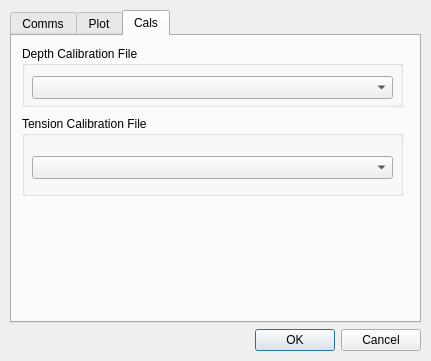
<?xml version="1.0" encoding="UTF-8"?>
<ui version="4.0">
 <class>Settings</class>
 <widget class="QWidget" name="Settings">
  <property name="geometry">
   <rect>
    <x>0</x>
    <y>0</y>
    <width>431</width>
    <height>361</height>
   </rect>
  </property>
  <property name="windowTitle">
   <string>Settings</string>
  </property>
  <widget class="QWidget" name="layoutWidget">
   <property name="geometry">
    <rect>
     <x>10</x>
     <y>10</y>
     <width>411</width>
     <height>341</height>
    </rect>
   </property>
   <layout class="QVBoxLayout" name="verticalLayout">
    <item>
     <widget class="QTabWidget" name="tabWidget">
      <property name="currentIndex">
       <number>2</number>
      </property>
      <widget class="QWidget" name="commTab">
       <attribute name="title">
        <string>Comms</string>
       </attribute>
       <widget class="QGroupBox" name="groupBox">
        <property name="geometry">
         <rect>
          <x>10</x>
          <y>10</y>
          <width>381</width>
          <height>101</height>
         </rect>
        </property>
        <property name="title">
         <string>Serial Port</string>
        </property>
        <widget class="QWidget" name="layoutWidget">
         <property name="geometry">
          <rect>
           <x>16</x>
           <y>30</y>
           <width>101</width>
           <height>51</height>
          </rect>
         </property>
         <layout class="QVBoxLayout" name="verticalLayout_2">
          <item>
           <widget class="QLabel" name="label">
            <property name="text">
             <string>Port</string>
            </property>
           </widget>
          </item>
          <item>
           <widget class="QLabel" name="label_2">
            <property name="text">
             <string>Baud Rate</string>
            </property>
           </widget>
          </item>
         </layout>
        </widget>
        <widget class="QWidget" name="layoutWidget">
         <property name="geometry">
          <rect>
           <x>130</x>
           <y>30</y>
           <width>231</width>
           <height>54</height>
          </rect>
         </property>
         <layout class="QVBoxLayout" name="verticalLayout_3">
          <item>
           <widget class="QComboBox" name="portComboBox"/>
          </item>
          <item>
           <widget class="QComboBox" name="bRateComboBox"/>
          </item>
         </layout>
        </widget>
       </widget>
      </widget>
      <widget class="QWidget" name="plotTab">
       <attribute name="title">
        <string>Plot</string>
       </attribute>
       <widget class="QGroupBox" name="groupBox_2">
        <property name="geometry">
         <rect>
          <x>10</x>
          <y>10</y>
          <width>381</width>
          <height>121</height>
         </rect>
        </property>
        <property name="title">
         <string>Scales</string>
        </property>
        <widget class="QWidget" name="layoutWidget">
         <property name="geometry">
          <rect>
           <x>10</x>
           <y>30</y>
           <width>350</width>
           <height>75</height>
          </rect>
         </property>
         <layout class="QGridLayout" name="gridLayout">
          <item row="0" column="4">
           <widget class="QDoubleSpinBox" name="maxLeftSpinBox">
            <property name="minimum">
             <double>-50.000000000000000</double>
            </property>
            <property name="maximum">
             <double>50.000000000000000</double>
            </property>
           </widget>
          </item>
          <item row="1" column="1">
           <widget class="QDoubleSpinBox" name="minRightSpinBox">
            <property name="maximum">
             <double>22000.000000000000000</double>
            </property>
           </widget>
          </item>
          <item row="0" column="0">
           <widget class="QLabel" name="label1">
            <property name="text">
             <string>Min Left</string>
            </property>
           </widget>
          </item>
          <item row="1" column="0">
           <widget class="QLabel" name="label2">
            <property name="text">
             <string>Min Right</string>
            </property>
           </widget>
          </item>
          <item row="0" column="1">
           <widget class="QDoubleSpinBox" name="minLeftSpinBox">
            <property name="minimum">
             <double>-50.000000000000000</double>
            </property>
            <property name="maximum">
             <double>50.000000000000000</double>
            </property>
           </widget>
          </item>
          <item row="1" column="4">
           <widget class="QDoubleSpinBox" name="maxRightSpinBox">
            <property name="minimum">
             <double>0.000000000000000</double>
            </property>
            <property name="maximum">
             <double>22000.000000000000000</double>
            </property>
           </widget>
          </item>
          <item row="1" column="3">
           <widget class="QLabel" name="label4">
            <property name="text">
             <string>Max Right</string>
            </property>
           </widget>
          </item>
          <item row="0" column="3">
           <widget class="QLabel" name="label3">
            <property name="text">
             <string>Max Left</string>
            </property>
           </widget>
          </item>
          <item row="1" column="2">
           <spacer name="horizontalSpacer_2">
            <property name="orientation">
             <enum>Qt::Horizontal</enum>
            </property>
            <property name="sizeHint" stdset="0">
             <size>
              <width>40</width>
              <height>20</height>
             </size>
            </property>
           </spacer>
          </item>
          <item row="0" column="2">
           <spacer name="horizontalSpacer">
            <property name="orientation">
             <enum>Qt::Horizontal</enum>
            </property>
            <property name="sizeHint" stdset="0">
             <size>
              <width>40</width>
              <height>20</height>
             </size>
            </property>
           </spacer>
          </item>
         </layout>
        </widget>
       </widget>
      </widget>
      <widget class="QWidget" name="calTab">
       <attribute name="title">
        <string>Cals</string>
       </attribute>
       <widget class="QGroupBox" name="groupBox_3">
        <property name="geometry">
         <rect>
          <x>10</x>
          <y>10</y>
          <width>381</width>
          <height>61</height>
         </rect>
        </property>
        <property name="title">
         <string>Depth Calibration File</string>
        </property>
        <widget class="QComboBox" name="tensionComboBox">
         <property name="geometry">
          <rect>
           <x>10</x>
           <y>30</y>
           <width>361</width>
           <height>23</height>
          </rect>
         </property>
        </widget>
       </widget>
       <widget class="QGroupBox" name="groupBox_4">
        <property name="geometry">
         <rect>
          <x>10</x>
          <y>80</y>
          <width>381</width>
          <height>80</height>
         </rect>
        </property>
        <property name="title">
         <string>Tension Calibration File</string>
        </property>
        <widget class="QComboBox" name="depthComboBox">
         <property name="geometry">
          <rect>
           <x>10</x>
           <y>40</y>
           <width>361</width>
           <height>23</height>
          </rect>
         </property>
        </widget>
       </widget>
      </widget>
     </widget>
    </item>
    <item>
     <widget class="QDialogButtonBox" name="buttonBox">
      <property name="standardButtons">
       <set>QDialogButtonBox::Cancel|QDialogButtonBox::Ok</set>
      </property>
     </widget>
    </item>
   </layout>
  </widget>
 </widget>
 <resources/>
 <connections/>
</ui>
